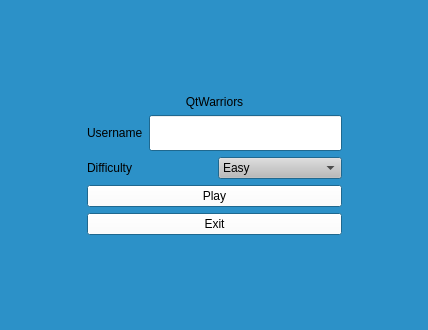
<?xml version="1.0" encoding="UTF-8"?>
<ui version="4.0">
 <class>ViewStart</class>
 <widget class="QMainWindow" name="ViewStart">
  <property name="geometry">
   <rect>
    <x>0</x>
    <y>0</y>
    <width>428</width>
    <height>330</height>
   </rect>
  </property>
  <property name="palette">
   <palette>
    <active>
     <colorrole role="Base">
      <brush brushstyle="SolidPattern">
       <color alpha="255">
        <red>255</red>
        <green>255</green>
        <blue>255</blue>
       </color>
      </brush>
     </colorrole>
     <colorrole role="Window">
      <brush brushstyle="SolidPattern">
       <color alpha="255">
        <red>44</red>
        <green>145</green>
        <blue>200</blue>
       </color>
      </brush>
     </colorrole>
    </active>
    <inactive>
     <colorrole role="Base">
      <brush brushstyle="SolidPattern">
       <color alpha="255">
        <red>255</red>
        <green>255</green>
        <blue>255</blue>
       </color>
      </brush>
     </colorrole>
     <colorrole role="Window">
      <brush brushstyle="SolidPattern">
       <color alpha="255">
        <red>44</red>
        <green>145</green>
        <blue>200</blue>
       </color>
      </brush>
     </colorrole>
    </inactive>
    <disabled>
     <colorrole role="Base">
      <brush brushstyle="SolidPattern">
       <color alpha="255">
        <red>44</red>
        <green>145</green>
        <blue>200</blue>
       </color>
      </brush>
     </colorrole>
     <colorrole role="Window">
      <brush brushstyle="SolidPattern">
       <color alpha="255">
        <red>44</red>
        <green>145</green>
        <blue>200</blue>
       </color>
      </brush>
     </colorrole>
    </disabled>
   </palette>
  </property>
  <property name="windowTitle">
   <string>QtWarriors</string>
  </property>
  <widget class="QWidget" name="CentralWidget">
   <layout class="QVBoxLayout" name="verticalLayout">
    <item>
     <spacer name="verticalSpacer">
      <property name="orientation">
       <enum>Qt::Vertical</enum>
      </property>
      <property name="sizeHint" stdset="0">
       <size>
        <width>20</width>
        <height>40</height>
       </size>
      </property>
     </spacer>
    </item>
    <item>
     <layout class="QHBoxLayout" name="HorizontalLayoutInfo">
      <item>
       <spacer name="horizontalSpacer_3">
        <property name="orientation">
         <enum>Qt::Horizontal</enum>
        </property>
        <property name="sizeHint" stdset="0">
         <size>
          <width>40</width>
          <height>20</height>
         </size>
        </property>
       </spacer>
      </item>
      <item>
       <layout class="QVBoxLayout" name="VerticalLayoutInfo">
        <item>
         <widget class="QLabel" name="LabelNameGame">
          <property name="text">
           <string>QtWarriors</string>
          </property>
          <property name="alignment">
           <set>Qt::AlignCenter</set>
          </property>
         </widget>
        </item>
        <item>
         <layout class="QHBoxLayout" name="HorizontalLayoutUser">
          <item>
           <widget class="QLabel" name="LabelUserName">
            <property name="text">
             <string>Username</string>
            </property>
           </widget>
          </item>
          <item>
           <widget class="QLineEdit" name="TextUserName">
            <property name="font">
             <font>
              <family>Bradley Hand ITC</family>
              <pointsize>15</pointsize>
              <weight>50</weight>
              <bold>false</bold>
             </font>
            </property>
            <property name="text">
             <string/>
            </property>
           </widget>
          </item>
         </layout>
        </item>
        <item>
         <layout class="QHBoxLayout" name="HorizontalLayoutDifficulty">
          <item>
           <widget class="QLabel" name="LabelDifficulty">
            <property name="text">
             <string>Difficulty</string>
            </property>
           </widget>
          </item>
          <item>
           <widget class="QComboBox" name="ListDifficulty">
            <property name="palette">
             <palette>
              <active>
               <colorrole role="Button">
                <brush brushstyle="SolidPattern">
                 <color alpha="255">
                  <red>186</red>
                  <green>186</green>
                  <blue>186</blue>
                 </color>
                </brush>
               </colorrole>
              </active>
              <inactive>
               <colorrole role="Button">
                <brush brushstyle="SolidPattern">
                 <color alpha="255">
                  <red>186</red>
                  <green>186</green>
                  <blue>186</blue>
                 </color>
                </brush>
               </colorrole>
              </inactive>
              <disabled>
               <colorrole role="Button">
                <brush brushstyle="SolidPattern">
                 <color alpha="255">
                  <red>186</red>
                  <green>186</green>
                  <blue>186</blue>
                 </color>
                </brush>
               </colorrole>
              </disabled>
             </palette>
            </property>
            <property name="currentText">
             <string>Easy</string>
            </property>
            <item>
             <property name="text">
              <string>Easy</string>
             </property>
            </item>
            <item>
             <property name="text">
              <string>Medium</string>
             </property>
            </item>
            <item>
             <property name="text">
              <string>Hard</string>
             </property>
            </item>
           </widget>
          </item>
         </layout>
        </item>
        <item>
         <widget class="QPushButton" name="PlayButton">
          <property name="palette">
           <palette>
            <active>
             <colorrole role="Button">
              <brush brushstyle="SolidPattern">
               <color alpha="255">
                <red>255</red>
                <green>255</green>
                <blue>255</blue>
               </color>
              </brush>
             </colorrole>
            </active>
            <inactive>
             <colorrole role="Button">
              <brush brushstyle="SolidPattern">
               <color alpha="255">
                <red>255</red>
                <green>255</green>
                <blue>255</blue>
               </color>
              </brush>
             </colorrole>
            </inactive>
            <disabled>
             <colorrole role="Button">
              <brush brushstyle="SolidPattern">
               <color alpha="255">
                <red>255</red>
                <green>255</green>
                <blue>255</blue>
               </color>
              </brush>
             </colorrole>
            </disabled>
           </palette>
          </property>
          <property name="text">
           <string>Play</string>
          </property>
          <property name="shortcut">
           <string>Return</string>
          </property>
         </widget>
        </item>
        <item>
         <widget class="QPushButton" name="ExitButton">
          <property name="palette">
           <palette>
            <active>
             <colorrole role="Button">
              <brush brushstyle="SolidPattern">
               <color alpha="255">
                <red>255</red>
                <green>255</green>
                <blue>255</blue>
               </color>
              </brush>
             </colorrole>
            </active>
            <inactive>
             <colorrole role="Button">
              <brush brushstyle="SolidPattern">
               <color alpha="255">
                <red>255</red>
                <green>255</green>
                <blue>255</blue>
               </color>
              </brush>
             </colorrole>
            </inactive>
            <disabled>
             <colorrole role="Button">
              <brush brushstyle="SolidPattern">
               <color alpha="255">
                <red>255</red>
                <green>255</green>
                <blue>255</blue>
               </color>
              </brush>
             </colorrole>
            </disabled>
           </palette>
          </property>
          <property name="text">
           <string>Exit</string>
          </property>
          <property name="shortcut">
           <string>Ctrl+Q</string>
          </property>
         </widget>
        </item>
       </layout>
      </item>
      <item>
       <spacer name="horizontalSpacer_4">
        <property name="orientation">
         <enum>Qt::Horizontal</enum>
        </property>
        <property name="sizeHint" stdset="0">
         <size>
          <width>40</width>
          <height>20</height>
         </size>
        </property>
       </spacer>
      </item>
     </layout>
    </item>
    <item>
     <spacer name="verticalSpacer_2">
      <property name="orientation">
       <enum>Qt::Vertical</enum>
      </property>
      <property name="sizeHint" stdset="0">
       <size>
        <width>20</width>
        <height>40</height>
       </size>
      </property>
     </spacer>
    </item>
   </layout>
  </widget>
  <widget class="QMenuBar" name="menubar">
   <property name="geometry">
    <rect>
     <x>0</x>
     <y>0</y>
     <width>428</width>
     <height>23</height>
    </rect>
   </property>
  </widget>
 </widget>
 <resources/>
 <connections/>
</ui>
